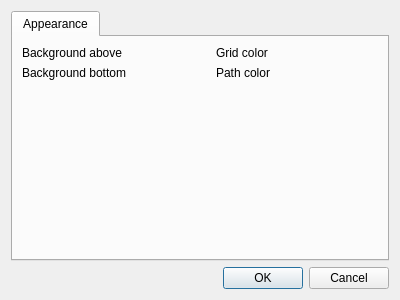
<?xml version="1.0" encoding="UTF-8"?>
<ui version="4.0">
 <class>SettingsDialog</class>
 <widget class="QDialog" name="SettingsDialog">
  <property name="geometry">
   <rect>
    <x>0</x>
    <y>0</y>
    <width>400</width>
    <height>300</height>
   </rect>
  </property>
  <property name="windowTitle">
   <string>Dialog</string>
  </property>
  <layout class="QGridLayout" name="gridLayout">
   <item row="0" column="0">
    <widget class="QTabWidget" name="tabWidget">
     <property name="tabPosition">
      <enum>QTabWidget::North</enum>
     </property>
     <property name="currentIndex">
      <number>0</number>
     </property>
     <property name="documentMode">
      <bool>false</bool>
     </property>
     <widget class="QWidget" name="tab">
      <attribute name="title">
       <string>Appearance</string>
      </attribute>
      <layout class="QGridLayout" name="gridLayout_2">
       <item row="0" column="0">
        <widget class="QLabel" name="label">
         <property name="text">
          <string>Background above</string>
         </property>
        </widget>
       </item>
       <item row="0" column="3">
        <widget class="QLabel" name="label_3">
         <property name="text">
          <string>Grid color</string>
         </property>
        </widget>
       </item>
       <item row="3" column="4">
        <widget class="QWidget" name="widget_4" native="true"/>
       </item>
       <item row="2" column="0">
        <spacer name="verticalSpacer">
         <property name="orientation">
          <enum>Qt::Vertical</enum>
         </property>
         <property name="sizeHint" stdset="0">
          <size>
           <width>20</width>
           <height>40</height>
          </size>
         </property>
        </spacer>
       </item>
       <item row="1" column="0">
        <widget class="QLabel" name="label_2">
         <property name="text">
          <string>Background bottom</string>
         </property>
        </widget>
       </item>
       <item row="1" column="3">
        <widget class="QLabel" name="label_4">
         <property name="text">
          <string>Path color</string>
         </property>
        </widget>
       </item>
       <item row="3" column="1">
        <widget class="QWidget" name="widget_2" native="true"/>
       </item>
      </layout>
     </widget>
    </widget>
   </item>
   <item row="1" column="0">
    <widget class="QDialogButtonBox" name="buttonBox">
     <property name="orientation">
      <enum>Qt::Horizontal</enum>
     </property>
     <property name="standardButtons">
      <set>QDialogButtonBox::Cancel|QDialogButtonBox::Ok</set>
     </property>
    </widget>
   </item>
  </layout>
 </widget>
 <resources/>
 <connections>
  <connection>
   <sender>buttonBox</sender>
   <signal>accepted()</signal>
   <receiver>SettingsDialog</receiver>
   <slot>accept()</slot>
   <hints>
    <hint type="sourcelabel">
     <x>248</x>
     <y>254</y>
    </hint>
    <hint type="destinationlabel">
     <x>157</x>
     <y>274</y>
    </hint>
   </hints>
  </connection>
  <connection>
   <sender>buttonBox</sender>
   <signal>rejected()</signal>
   <receiver>SettingsDialog</receiver>
   <slot>reject()</slot>
   <hints>
    <hint type="sourcelabel">
     <x>316</x>
     <y>260</y>
    </hint>
    <hint type="destinationlabel">
     <x>286</x>
     <y>274</y>
    </hint>
   </hints>
  </connection>
 </connections>
</ui>
